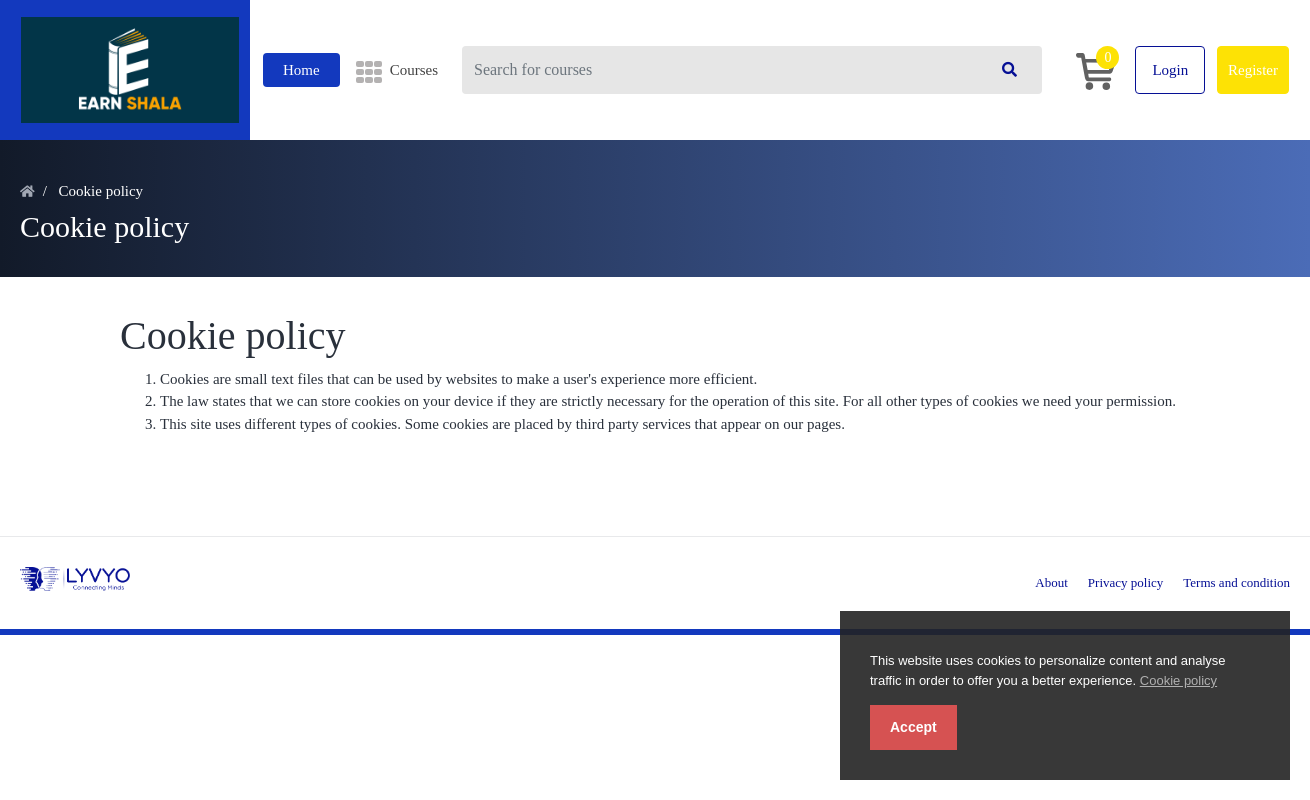
Page /home/cookie_policy on the committed database.
### tables this page shows
CREATE TABLE `frontend_settings` (
  `id` int(11) UNSIGNED NOT NULL,
  `key` varchar(255) DEFAULT NULL,
  `value` longtext
);

### application/controllers/Home.php (called while the page is built, shortened)
<?php
class Home extends CI_Controller {
    public function __construct()
    {
        $this->load->database();
        $this->load->library('session');
        $this->load->vars(compact('latestcourse'));
    }
    public function cookie_policy() {
        $page_data['page_name'] = 'cookie_policy';
        $page_data['page_title'] = site_phrase('cookie_policy');
        $this->load->view('frontend/'.get_frontend_settings('theme').'/index', $page_data);
    }
}

### index.php (called while the page is built, shortened)
<?php
require_once BASEPATH . 'core/CodeIgniter.php';

### application/helpers/common_helper.php (called while the page is built, shortened)
<?php  if ( ! defined('BASEPATH')) exit('No direct script access allowed');
if (! function_exists('get_frontend_settings')) {
    function get_frontend_settings($key = '') {
        $CI	=&	get_instance();
        $CI->db->where('key', $key);
        $result = $CI->db->get('frontend_settings')->row()->value;
        return $result;
    }
}

### application/helpers/multi_language_helper.php (called while the page is built, shortened)
<?php  if ( ! defined('BASEPATH')) exit('No direct script access allowed');
if ( ! function_exists('site_phrase'))
{
    function site_phrase($phrase = '') {
        $CI	=&	get_instance();
        $language_code = $CI->session->userdata('language');
        $key = strtolower(preg_replace('/\s+/', '_', $phrase));
        $langArray = openJSONFile($language_code);
        return $langArray[$key];
    }
}
if ( ! function_exists('openJSONFile'))
{
    function openJSONFile($code)
    {
        $jsonString = [];
        if (file_exists(APPPATH.'language/'.$code.'.json')) {
            $jsonString = file_get_contents(APPPATH.'language/'.$code.'.json');
            $jsonString = json_decode($jsonString, true);
        }
        return $jsonString;
    }
}

### application/views/frontend/default/index.php (the view, shortened to what this page needs)
<!DOCTYPE html>
<html lang="en">
<head>
	<?php include 'includes_top.php';?>
</head>
<body class="gray-bg">
	<?php
	if ($this->session->userdata('user_login')) {
		include 'logged_in_header.php';
	}else {
		include 'logged_out_header.php';
	}
	if(get_frontend_settings('cookie_status') == 'active'):
    	include 'eu-cookie.php';
  	endif;
  	if($page_name === null){
  		include $path;
  	}else{
		include $page_name.'.php';
	}
	include 'footer.php';
	?>
</body>
</html>

### application/views/frontend/default/eu-cookie.php (shortened to what this page needs)
<link rel="stylesheet" type="text/css" href="<?php echo site_url(); ?>assets/frontend/eu-cookie/purecookie.css" async />
<div class="cookieConsentContainer" id="cookieConsentContainer" style="opacity: .9; display: block; display: none;">
  <div class="cookieDesc">
    <p>
      <?php echo get_frontend_settings('cookie_note');?>
      <a class="link-cookie-policy" href="<?php echo site_url('home/cookie_policy'); ?>"><?php echo site_phrase('cookie_policy'); ?></a>
    </p>
  </div>
  <div class="cookieButton">
    <a onclick="cookieAccept();"><?php echo site_phrase('accept'); ?></a>
  </div>
</div>

### application/views/frontend/default/cookie_policy.php
<section class="category-header-area">
    <div class="container-lg">
        <div class="row">
            <div class="col">
                <nav>
                    <ol class="breadcrumb">
                        <li class="breadcrumb-item"><a href="<?php echo site_url('home'); ?>"><i class="fas fa-home"></i></a></li>
                        <li class="breadcrumb-item">
                            <a href="#">
                                <?php echo $page_title;; ?>
                            </a>
                        </li>
                    </ol>
                </nav>
                <h1 class="category-name">
                    <?php echo $page_title; ?>
                </h1>
            </div>
        </div>
    </div>
</section>
<section class="category-course-list-area">
    <div class="container">
        <div class="row">
            <div class="col" style="padding: 35px;">
                <?php echo get_frontend_settings('cookie_policy'); ?>
            </div>
        </div>
    </div>
</section>

### assets/frontend/default/css/dsu.css (style rules this page uses)
body.gray-bg { background: #fff !important; font-family: dubai !important; }
section.category-header-area { padding: 40px 0 30px; background: #4b6cb7; background: -webkit-linear-gradient(to right, #121a29, #4b6cb7); background: linear-gradient(to right, #121a29, #4b6cb7); color: #fff; }

### assets/frontend/eu-cookie/purecookie.css (style rules this page uses)
.cookieConsentContainer { z-index: 999; width: 450px; min-height: 20px; box-sizing: border-box; padding: 30px 30px 30px 30px; background: #232323; overflow: hidden; position: fixed; bottom: 20px; right: 20px; display: none; }
.cookieConsentContainer .cookieDesc p { margin: 0; padding: 0; font-family: OpenSans, arial, "sans-serif"; color: #FFFFFF; font-size: 13px; line-height: 20px; display: block; margin-top: 10px; }
.cookieConsentContainer .cookieDesc a { font-family: OpenSans, arial, "sans-serif"; color: #FFFFFF; text-decoration: underline; }
.cookieConsentContainer .cookieButton a { display: inline-block; font-family: OpenSans, arial, "sans-serif"; color: #fff; font-size: 14px; font-weight: bold; margin-top: 14px; background: #d24040; box-sizing: border-box; padding: 12px 20px; text-align: center; transition: background 0.3s; }
.link-cookie-policy { opacity: .6; }
.cookieConsentContainer { opacity: .9; display: block; display: none; }

### rows in the picture
frontend_settings: value "This website uses cookies to personalize content and analyse traffic in order to offer you a better experience."
frontend_settings: value "Cookie policy Cookies are small text files that can be used by websites to make a user's experience more efficient. The law states that we can store cookies on your device if they are strictly necessary for the operation of this site. For all other types of cookies we need your permission. This site uses different types of cookies. Some cookies are placed by third party services that appear on our pages."

### other values in the picture
sizeof($this->session->userdata('cart_items')) "0"
site_phrase('cookie_policy') "Cookie policy"
site_phrase('accept') "Accept"
$page_title "Cookie policy"
site_phrase('about') "About"
site_phrase('privacy_policy') "Privacy policy"
site_phrase('terms_and_condition') "Terms and condition"
